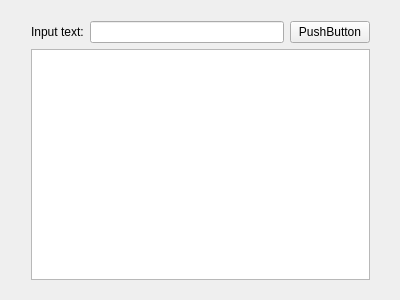
<?xml version="1.0" encoding="UTF-8"?>
<ui version="4.0">
 <class>TextFinder</class>
 <widget class="QWidget" name="TextFinder">
  <property name="geometry">
   <rect>
    <x>0</x>
    <y>0</y>
    <width>400</width>
    <height>300</height>
   </rect>
  </property>
  <property name="windowTitle">
   <string>TextFinder</string>
  </property>
  <widget class="QWidget" name="layoutWidget">
   <property name="geometry">
    <rect>
     <x>20</x>
     <y>10</y>
     <width>361</width>
     <height>281</height>
    </rect>
   </property>
   <layout class="QVBoxLayout" name="verticalLayout">
    <item>
     <layout class="QHBoxLayout" name="horizontalLayout">
      <item>
       <widget class="QLabel" name="label">
        <property name="text">
         <string>Input text:</string>
        </property>
       </widget>
      </item>
      <item>
       <widget class="QLineEdit" name="lineEdit"/>
      </item>
      <item>
       <widget class="QPushButton" name="findButton">
        <property name="text">
         <string>PushButton</string>
        </property>
       </widget>
      </item>
     </layout>
    </item>
    <item>
     <widget class="QTextEdit" name="textEdit"/>
    </item>
   </layout>
  </widget>
 </widget>
 <layoutdefault spacing="6" margin="11"/>
 <resources/>
 <connections/>
</ui>
